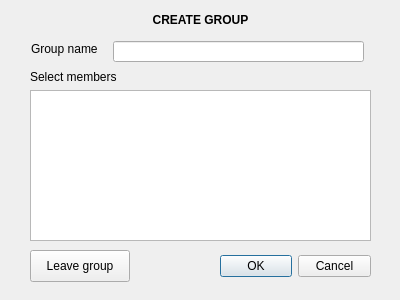
<?xml version="1.0" encoding="UTF-8"?>
<ui version="4.0">
 <class>CreateGroupDialog</class>
 <widget class="QDialog" name="CreateGroupDialog">
  <property name="geometry">
   <rect>
    <x>0</x>
    <y>0</y>
    <width>400</width>
    <height>300</height>
   </rect>
  </property>
  <property name="windowTitle">
   <string>Dialog</string>
  </property>
  <widget class="QLabel" name="label_form">
   <property name="geometry">
    <rect>
     <x>30</x>
     <y>10</y>
     <width>341</width>
     <height>20</height>
    </rect>
   </property>
   <property name="font">
    <font>
     <bold>true</bold>
    </font>
   </property>
   <property name="text">
    <string>CREATE GROUP</string>
   </property>
   <property name="textFormat">
    <enum>Qt::AutoText</enum>
   </property>
   <property name="alignment">
    <set>Qt::AlignCenter</set>
   </property>
  </widget>
  <widget class="QDialogButtonBox" name="buttonBox">
   <property name="geometry">
    <rect>
     <x>220</x>
     <y>250</y>
     <width>151</width>
     <height>32</height>
    </rect>
   </property>
   <property name="cursor">
    <cursorShape>PointingHandCursor</cursorShape>
   </property>
   <property name="layoutDirection">
    <enum>Qt::LeftToRight</enum>
   </property>
   <property name="orientation">
    <enum>Qt::Horizontal</enum>
   </property>
   <property name="standardButtons">
    <set>QDialogButtonBox::Cancel|QDialogButtonBox::Ok</set>
   </property>
   <property name="centerButtons">
    <bool>false</bool>
   </property>
  </widget>
  <widget class="QListWidget" name="listWidget">
   <property name="geometry">
    <rect>
     <x>30</x>
     <y>90</y>
     <width>341</width>
     <height>151</height>
    </rect>
   </property>
   <property name="selectionMode">
    <enum>QAbstractItemView::MultiSelection</enum>
   </property>
  </widget>
  <widget class="QLabel" name="label_2">
   <property name="geometry">
    <rect>
     <x>30</x>
     <y>70</y>
     <width>101</width>
     <height>20</height>
    </rect>
   </property>
   <property name="text">
    <string>Select members</string>
   </property>
   <property name="alignment">
    <set>Qt::AlignLeading|Qt::AlignLeft|Qt::AlignTop</set>
   </property>
  </widget>
  <widget class="QLabel" name="GroupName">
   <property name="geometry">
    <rect>
     <x>31</x>
     <y>41</y>
     <width>74</width>
     <height>16</height>
    </rect>
   </property>
   <property name="text">
    <string>Group name</string>
   </property>
  </widget>
  <widget class="QLineEdit" name="groupNameLineEdit">
   <property name="geometry">
    <rect>
     <x>113</x>
     <y>41</y>
     <width>251</width>
     <height>21</height>
    </rect>
   </property>
  </widget>
  <widget class="QPushButton" name="pushButton_leaveGroup">
   <property name="geometry">
    <rect>
     <x>30</x>
     <y>250</y>
     <width>100</width>
     <height>32</height>
    </rect>
   </property>
   <property name="cursor">
    <cursorShape>PointingHandCursor</cursorShape>
   </property>
   <property name="styleSheet">
    <string notr="true"/>
   </property>
   <property name="text">
    <string>Leave group</string>
   </property>
  </widget>
 </widget>
 <resources/>
 <connections/>
</ui>
